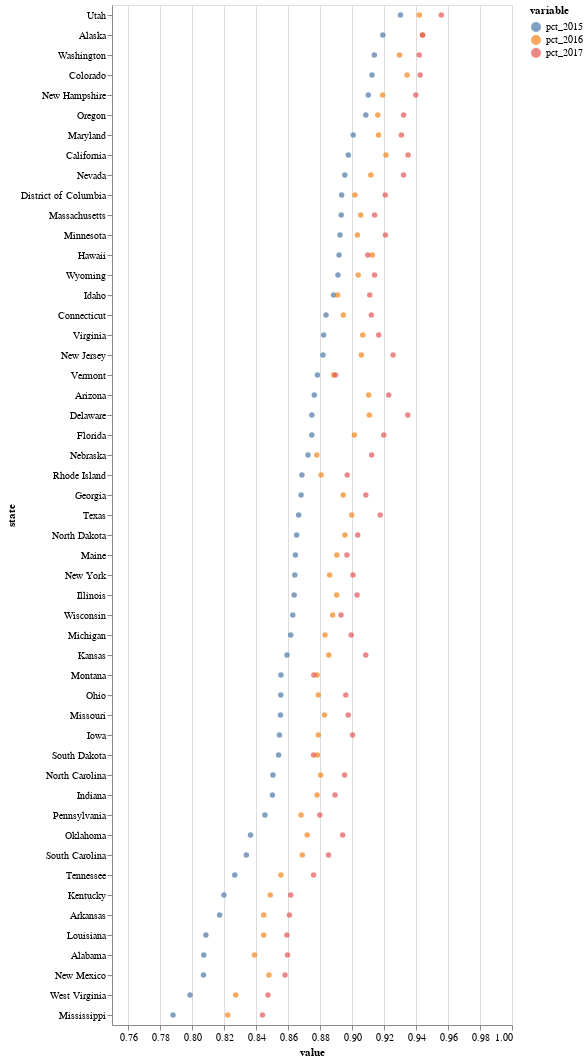

Source (notebook cell):
### Code cell
alt.Chart(nces_household_wide).mark_circle().encode(
    x=alt.X("value:Q", scale=alt.Scale(domain=[0.75, 1])),
    y=alt.Y("state:N", sort="-x"),
    color=alt.Color("variable")
)

## can plot this on a map to see the geographical distribution
## or we can make this chart interactive by sorting the y-axis on different years

### Figure 1 — Vega-Lite specification as saved in the notebook (floating-point values rounded to 4 significant figures; data arrays with more than 128 entries replaced by an {"elided": "..."} marker saying what was removed)
{"config": {"view": {"continuousWidth": 400, "continuousHeight": 300}}, "data": {"name": "data-a9d4b42486745ded09d77cf885eed98b"}, "mark": "circle", "encoding": {"color": {"type": "nominal", "field": "variable"}, "x": {"type": "quantitative", "field": "value", "scale": {"domain": [0.75, 1]}}, "y": {"type": "nominal", "field": "state", "sort": "-x"}}, "$schema": "https://vega.github.io/schema/vega-lite/v4.0.2.json", "datasets": {"data-a9d4b42486745ded09d77cf885eed98b": {"elided": "153 records"}}}
